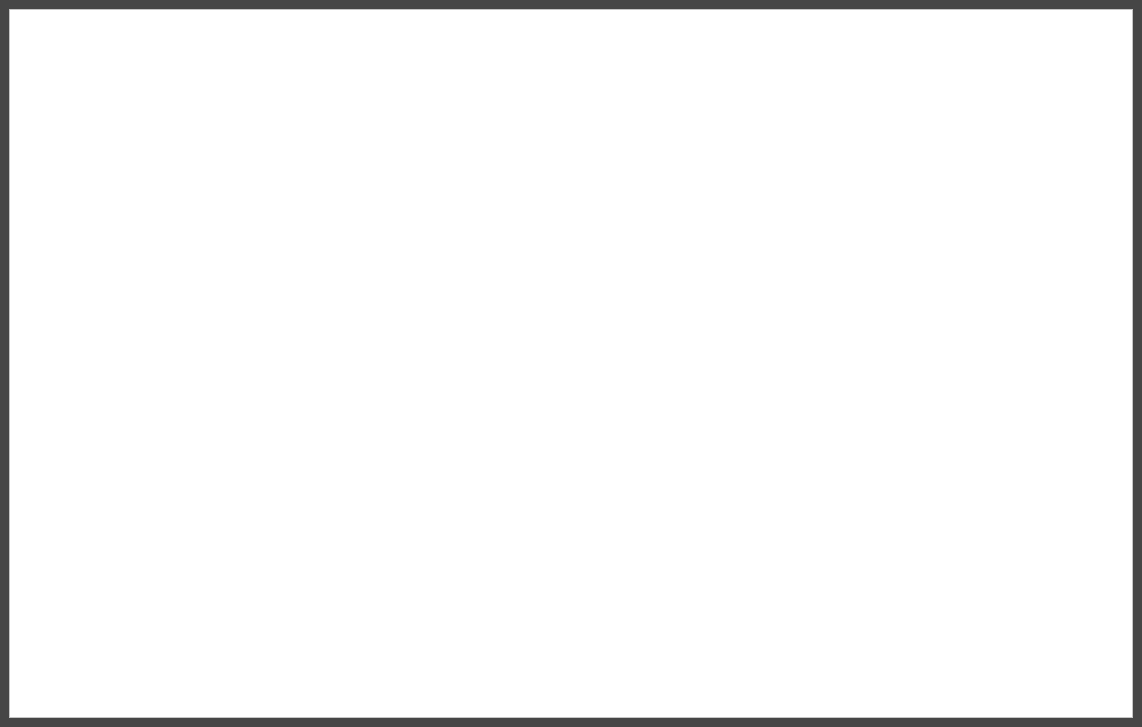
<?xml version="1.0" encoding="UTF-8"?>
<ui version="4.0">
 <class>MainWindow</class>
 <widget class="QMainWindow" name="MainWindow">
  <property name="geometry">
   <rect>
    <x>0</x>
    <y>0</y>
    <width>1142</width>
    <height>727</height>
   </rect>
  </property>
  <property name="windowTitle">
   <string>Список передатчиков</string>
  </property>
  <property name="windowIcon">
   <iconset resource="src.qrc">
    <normaloff>:/img/TRX.jpg</normaloff>:/img/TRX.jpg</iconset>
  </property>
  <widget class="QWidget" name="centralwidget">
   <property name="styleSheet">
    <string notr="true">background-color: rgb(70, 70, 70);</string>
   </property>
   <layout class="QGridLayout" name="gridLayout_3">
    <item row="0" column="0" rowspan="22" colspan="8">
     <layout class="QGridLayout" name="gridLayout">
      <item row="0" column="0" colspan="3">
       <widget class="QTableView" name="tableView">
        <property name="styleSheet">
         <string notr="true">background-color: rgb(255, 255, 255);</string>
        </property>
       </widget>
      </item>
     </layout>
    </item>
   </layout>
  </widget>
 </widget>
 <resources>
  <include location="src.qrc"/>
 </resources>
 <connections/>
</ui>
